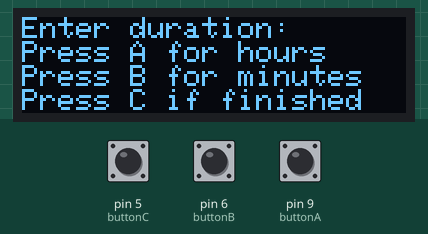
The sketch below on a simulated Arduino Uno, built with avr-gcc and run on an emulated ATmega328P. Parts: 128×32 one-colour display. The test bench sets the inputs (shaded band); at power-on: pin 5 (buttonC) HIGH, pin 6 (buttonB) HIGH, pin 9 (buttonA) HIGH. The display library's start-up logo is not drawn; what the sketch prints to the serial monitor is not drawn.

Above: at 3.2 s.
3.3 s: pin 5 (buttonC) pulled LOW for 0.15 s
At 3.6 s:
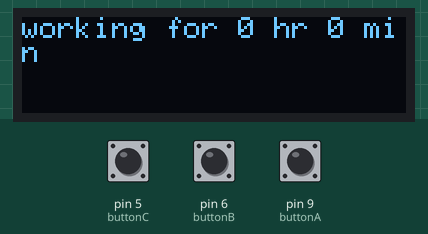
6.4 s: pin 6 (buttonB) pulled LOW for 3.2 s
At 9.4 s:
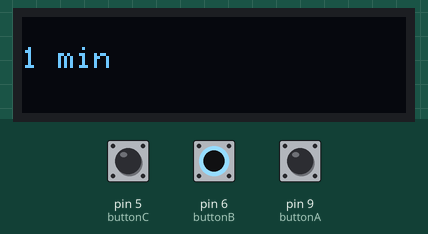
11.1 s: pin 9 (buttonA) pulled LOW for 0.15 s
At 12.3 s:
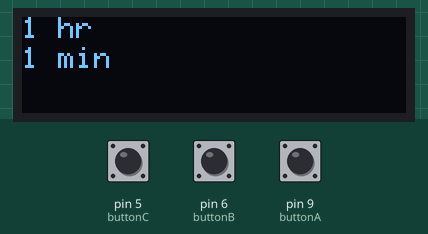
12.7 s: pin 6 (buttonB) pulled LOW for 0.15 s
At 13.9 s:
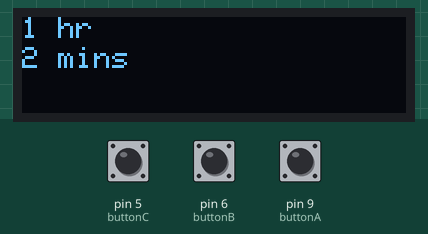
14.3 s: pin 9 (buttonA) pulled LOW for 1 s
At 14.9 s:
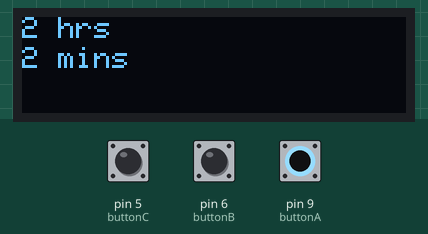
16.8 s: pin 5 (buttonC) pulled LOW for 1 s
At 17.6 s:
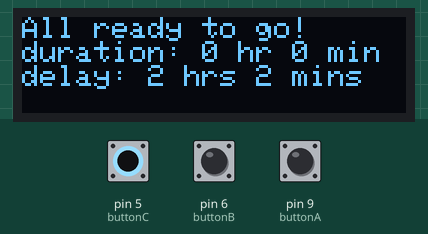
Timing chart, 0 to 19.8 s (numbered marks = the images above; inputs shaded):
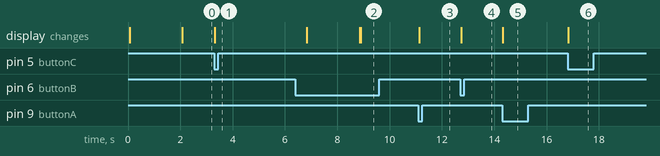

Measured:
- after the input at 3.3 s, the display: changes at once (image 1)
- after the input at 6.4 s, the display: first differs from a run without the input after 2.5 s (image 2)
- after the input at 11.1 s, the display: changes at once (image 3)
- after the input at 12.7 s, the display: changes at once (image 4)
- after the input at 14.3 s, the display: changes at once (image 5)
- after the input at 16.8 s, the display: changes at once (image 6)

The sketch:

oledworks4.ino
```cpp
// THIS IS VERSION3 OLED
// version1 -> version2 -> version3
// This version just adds print function
#include <SPI.h>
#include <Wire.h>
#include <Adafruit_SSD1306.h>

Adafruit_SSD1306 display = Adafruit_SSD1306(128, 32, &Wire);

  #define buttonA  9
  #define buttonB  6
  #define buttonC  5

// variables for counters
int countA = 0;
int countB = 0;
int countC = 0;
int firstA = 0; // countA will be stored in here so countA can be used again
int firstB = 0; // countB will be stored in here so countB can be used again
int initDelay = 0;

int buttonStateA = 0;
int buttonStateB = 0;
int buttonStateC = 0;
int lastButtonStateA = 0;
int lastButtonStateB = 0;
int lastButtonStateC = 0;

void printTime(int hr, int mins) {
  if (hr >= 0) { // can't be 0 because it passes 0 if there is none for now
    display.print(hr);
    if ((hr == 1) || (hr == 0)) {
        display.print(" hr ");
      }
    else
        display.print(" hrs ");
  }

  if (mins >= 0) { // can't be 0 because it passes 0 if there is none for now
    display.print(mins);
    if ((mins == 1) || (mins == 0)) {
        display.println(" min");
      }
    else
        display.println(" mins");
  }
}

int convert(int hr, int mins) {
  int milli = 60000*(hr*60+mins);
  return milli;
}

void setup() {
  Serial.begin(9600);
  // initialize the button pin as a input:
  pinMode(buttonA, INPUT_PULLUP);
  pinMode(buttonB, INPUT_PULLUP);
  pinMode(buttonC, INPUT_PULLUP);

  // SSD1306_SWITCHCAPVCC = generate display voltage from 3.3V internally
  display.begin(SSD1306_SWITCHCAPVCC, 0x3C); // Address 0x3C for 128x32

  // Show initial display buffer contents on the screen --
  // the library initializes this with an Adafruit splash screen.
  display.display();

  // Clear the buffer.
  display.clearDisplay();

  display.setTextSize(1);
  display.setTextColor(WHITE);
  display.setCursor(0,0);
  display.print("Welcome to WATERSAMPLER");
  display.setCursor(0,0);
  display.display();
  delay(2000);
  display.clearDisplay();

  display.println("Enter duration: ");
  display.println("Press A for hours");
  display.println("Press B for minutes");
  display.print("Press C if finished");
  display.setTextSize(0.8);
  display.display();

}

void loop() {
  if ((countA == 0) && (countB == 0)) {
    display.clearDisplay();
  }
  // read the pushbutton input pin:
  buttonStateA = digitalRead(buttonA);
  buttonStateB = digitalRead(buttonB);
  buttonStateC = digitalRead(buttonC);
  //display.clearDisplay();
  // compare the buttonState to its previous state
  if (buttonStateA != lastButtonStateA) {
    // if the state has changed, increment the counter
    if (buttonStateA == LOW) {
      // if the current state is LOW then the button was pressed
      // delete line by drawing black pixels over it
      for (int a=0; a <127; a++) {
        for (int b=0; b<=6; b++) {
          display.drawPixel(a,b,BLACK);
        }
      }
      Serial.println("black");


      // done deleting
      countA++;
      // this is when you want to go back to 0 for- ex) when you input wrong number
      if (countA == 25) {
        countA = 0;
      }
      Serial.print(countA);
      Serial.println(" hours");
      display.setTextColor(WHITE); // set it back to white to write
      display.setCursor(0,0);
      //display.clearDisplay();

      printTime(countA, -1);
      display.display();

    }
  }

  if (buttonStateB != lastButtonStateB) {
    if (buttonStateB == LOW) {
      // delete line by drawing black pixel over it
      for (int c=0; c <127; c++) {
        for (int d=0; d<=10; d++) {
          display.drawPixel(c,(d+7),BLACK);
        }
      }
      Serial.println("black");
      //display.print(buttonPushCounterA);
      //display.print(" hours");
      // done deleting
      countB++;
      // this is when you want to go back to 0 for- ex) when you input wrong number
      if (countB == 60) {
        countB = 0;
      }
      Serial.print(countB);
      Serial.println(" minutes");
      display.setTextColor(WHITE); // set text back to white to write
      display.setCursor(0,10);
      //display.clearDisplay();
      printTime(-1, countB);
      display.display();

    }
  }

  // this is when the user is finished
  // program delay!!
  if (buttonStateC != lastButtonStateC) {
    if (buttonStateC == LOW) {
       if (countC != 0) {
      display.clearDisplay();
      display.setCursor(0,0);
      display.println("All ready to go!");
      display.print("duration: ");
      printTime(firstA, firstB);
      display.print("delay: ");
      printTime(countA, countB);
      display.display();

    }
      else {
      // display for user
      display.clearDisplay();
      display.setCursor(0,0);
      display.print("working for ");
      printTime(countA, countB);
      display.display();
      delay(3500);

      firstA = countA;
      firstB = countB;
      // refresh countA and countB
      countA = 0;
      countB = 0;

      // buffer interface
      display.clearDisplay();
      display.setCursor(0,0);
      display.println("Enter initial delay: ");
      display.println("Press A for hours");
      display.println("Press B for minutes");
      display.print("Press C if finished");
      display.setTextSize(1);
      display.display();
      delay(2000);
      //if (countC == 2) {
        initDelay = convert(countA, countB);
        display.clearDisplay();
        display.setCursor(0,0);
        display.print("init delay is ");
        display.print(initDelay);
        display.display();
     // }
      }

      countC++;


    }
  }

  // save the current state as the last state,
  //for next time through the loop
  lastButtonStateA = buttonStateA;
  lastButtonStateB = buttonStateB;
  lastButtonStateC = buttonStateC;

}
```
